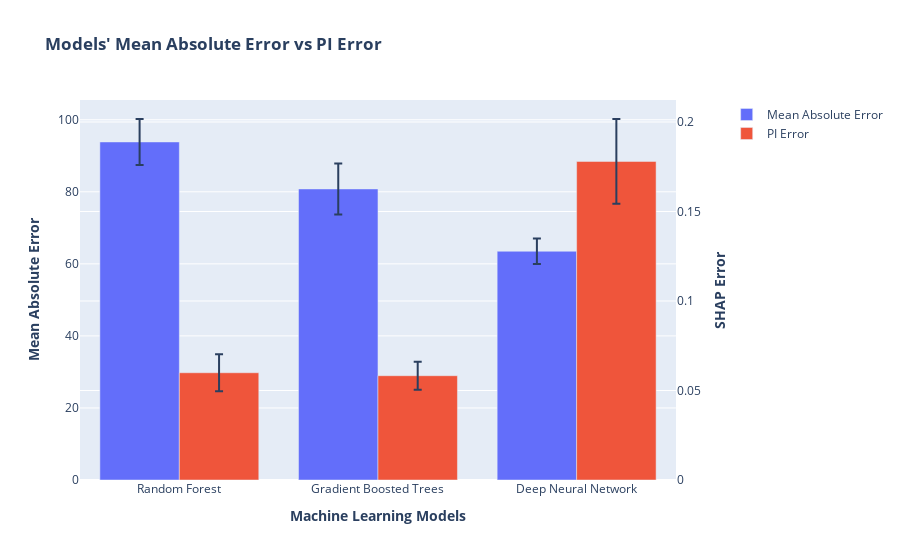

Source (notebook cell):
### Code cell
# Create figure with secondary y-axis
model = ['Random Forest', 'Gradient Boosted Trees', 'Deep Neural Network']
fig = make_subplots(specs=[[{"secondary_y": True}]])
# Add traces
fig.add_trace(
    go.Bar(x=model, y=mae_median, name="Mean Absolute Error", offsetgroup= "1",
           error_y=dict(type='data', array=mae_std)), secondary_y=False
)

fig.add_trace(
    go.Bar(x=model, y=pi_median, name="PI Error", offsetgroup= "2",
           error_y=dict(type='data', array=pi_std)), secondary_y=True
)

# Add figure title
fig.update_layout(
    title_text="<b>Models' Mean Absolute Error vs PI Error</b>",
    barmode='group'
)
# fig.update_traces(texttemplate='%{text:.2s}', textposition='outside')
# fig.update_layout(uniformtext_minsize=8, uniformtext_mode='hide')


# Set x-axis title
fig.update_xaxes(title_text="<b>Machine Learning Models</b>")

# Set y-axes titles
fig.update_yaxes(title_text="<b>Mean Absolute Error</b>", secondary_y=False)
fig.update_yaxes(title_text="<b>SHAP Error</b>", secondary_y=True)


fig.show()

### Figure 1 — Plotly figure (JSON) as saved in the notebook; plotly's stock layout.template omitted (floating-point values rounded to 4 significant figures)
{"data": [{"error_y": {"array": [6.368, 7.088, 3.566], "type": "data"}, "name": "Mean Absolute Error", "offsetgroup": "1", "type": "bar", "x": ["Random Forest", "Gradient Boosted Trees", "Deep Neural Network"], "xaxis": "x", "y": [93.84, 80.79, 63.5], "yaxis": "y"}, {"error_y": {"array": [0.01037, 0.007864, 0.0237], "type": "data"}, "name": "PI Error", "offsetgroup": "2", "type": "bar", "x": ["Random Forest", "Gradient Boosted Trees", "Deep Neural Network"], "xaxis": "x", "y": [0.05992, 0.05826, 0.178], "yaxis": "y2"}], "layout": {"barmode": "group", "title": {"text": "<b>Models' Mean Absolute Error vs PI Error</b>"}, "xaxis": {"anchor": "y", "domain": [0, 0.94], "title": {"text": "<b>Machine Learning Models</b>"}}, "yaxis": {"anchor": "x", "domain": [0, 1], "title": {"text": "<b>Mean Absolute Error</b>"}}, "yaxis2": {"anchor": "x", "overlaying": "y", "side": "right", "title": {"text": "<b>SHAP Error</b>"}}}}
